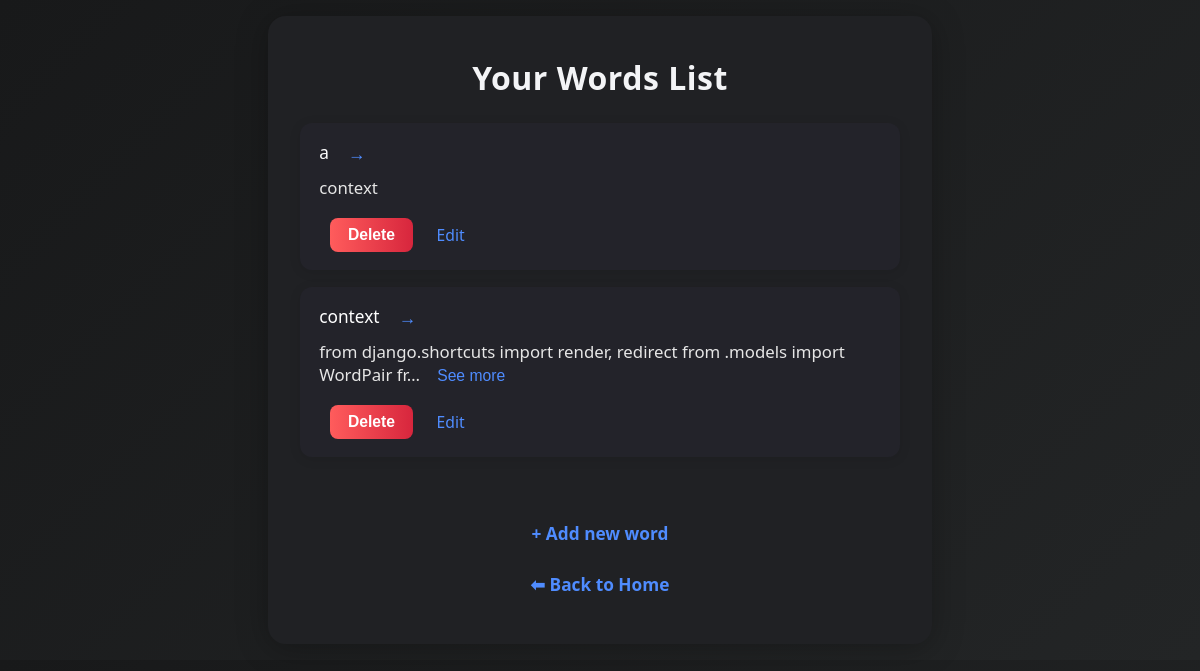
/settings/products/ (signed in), run on the app's committed database.
### core/models.py (models this page shows, shortened)
class WordPair(models.Model):
    input_text = models.CharField(max_length=255)
    output_text = models.TextField()
    user = models.ForeignKey(User, on_delete=models.CASCADE, null=True, blank=True)
    created_at = models.DateTimeField(auto_now_add=True)
    likes = models.ManyToManyField(User, related_name='liked_posts', blank=True)
    saved_by = models.ManyToManyField(User, related_name='saved_posts', blank=True)
    is_public = models.BooleanField(default=True)

### core/views.py (the view)
# urls.py: path('settings/products/', views.change_products_view, name='change_products'),
def change_products_view(request):
    user = request.user
    words = WordPair.objects.filter(user=user)
    if request.method == 'POST':
        new_username = request.POST.get('username')
        if new_username and new_username != user.username:
            user.username = new_username
            user.save()
            messages.success(request, 'Username o‘zgartirildi.')
        password_form = PasswordChangeForm(user, request.POST)
        if password_form.is_valid():
            user = password_form.save()
            update_session_auth_hash(request, user)  # logout qilmaslik uchun
            messages.success(request, 'Parol muvaffaqiyatli o‘zgartirildi.')
        else:
            for err in password_form.errors.values():
                messages.error(request, err)
        return redirect('home')
    else:
        password_form = PasswordChangeForm(user)
    context = {
        'words': words,
        'password_form': password_form,
    }
    return render(request, 'core/change_product.html', context)

### core/templates/core/change_product.html (shortened to what this page needs)
{% load static %}
<!DOCTYPE html>
<html lang="en">
  <head>
    <link rel="stylesheet" href="{% static 'css/words.css' %}" />
  </head>
  <body>
    <div class="words-container">
      <div class="words-card">
        <h2 class="words-title">Your Words List</h2>
        <ul class="words-list">
          {% for word in words %}
          <li class="word-item">
            <span class="word-input">{{ word.input_text }}</span>
            <span class="word-arrow">→</span>
            <span class="word-output">
              <span class="output-short">{{ word.output_text|truncatechars:80 }}</span>
              {% if word.output_text|length > 80 %}
              <button class="see-more-btn" onclick="toggleSeeMore(this)">See more</button>
              {% endif %}
            </span>
            <form method="post" action="{% url 'delete_word' word.id %}" class="delete-form">
              <button type="submit" class="delete-btn">Delete</button>
            </form>
            <a href="{% url 'edit_word' word.id %}" class="edit-link">Edit</a>
          </li>
          {% empty %}
          <li class="no-words">You have no words.</li>
          {% endfor %}
        </ul>
        <p class="add-word-link"><a href="{% url 'add_word' %}">+ Add new word</a></p>
        <p class="back-home-link"><a href="{% url 'home' %}">⬅ Back to Home</a></p>
      </div>
    </div>
  </body>
</html>

### core/static/css/words.css (style rules this page uses)
body { background: linear-gradient(135deg, #18191a 0%, #232526 100%); margin: 0; font-family: 'Segoe UI', 'Roboto', Arial, sans-serif; display: flex; align-items: center; justify-content: center; }
.words-container { width: 100vw; display: flex; align-items: center; justify-content: center; padding: 1rem; box-sizing: border-box; }
.words-card { background: #202124; padding: 2.5rem 2rem 2rem 2rem; border-radius: 18px; box-shadow: 0 4px 32px 0 rgba(0, 0, 0, 0.28); width: 100%; max-width: 600px; min-width: 0; display: flex; flex-direction: column; align-items: center; animation: fadeIn 0.7s; }
.words-title { color: #f3f4f6; font-weight: 600; font-size: 2rem; margin: 0 0 1.5rem 0; letter-spacing: 0.5px; text-align: center; }
.words-list { width: 100%; list-style: none; padding: 0; margin: 0 0 1.5rem 0; }
.word-item { background: #23232a; border-radius: 12px; margin-bottom: 1.1rem; padding: 1.1rem 1.2rem; display: flex; flex-wrap: wrap; align-items: center; box-shadow: 0 2px 12px rgba(0, 0, 0, 0.1); gap: 0.7rem; position: relative; }
.word-input { color: #fff; font-weight: 500; font-size: 1.08rem; margin-right: 0.5rem; }
.word-arrow { color: #4f8cff; font-size: 1.1rem; margin-right: 0.5rem; }
.word-output { color: #e6e6e6; font-size: 1.05rem; flex: 1 1 100%; margin-bottom: 0.5rem; }
.output-short, .output-full { word-break: break-word; }
.see-more-btn { background: none; border: none; color: #4f8cff; font-size: 0.98rem; cursor: pointer; margin-left: 0.5rem; padding: 0 0.3rem; border-radius: 6px; transition: background 0.2s, color 0.2s; }
.delete-form { display: inline; }
.delete-btn { background: linear-gradient(90deg, #ff5c5c 0%, #d7263d 100%); color: #fff; border: none; border-radius: 8px; padding: 0.5rem 1.1rem; font-size: 0.98rem; font-weight: 600; cursor: pointer; margin-left: 0.7rem; margin-right: 0.3rem; transition: background 0.2s, transform 0.1s; }
.edit-link { color: #4f8cff; text-decoration: none; font-weight: 500; font-size: 0.98rem; margin-left: 0.5rem; transition: color 0.2s; }
.add-word-link { margin-top: 1.5rem; text-align: center; }
.add-word-link a { color: #4f8cff; text-decoration: none; font-weight: 600; font-size: 1.08rem; transition: color 0.2s; }
.back-home-link { margin-top: 0.7rem; text-align: center; }
.back-home-link a { color: #4f8cff; text-decoration: none; font-weight: 600; font-size: 1.08rem; transition: color 0.2s; }

### data on the page
WordPair: input_text "a", output_text "context"
WordPair: input_text "context", output_text "from django.shortcuts import render, redirect from .models import WordPair fr…"
